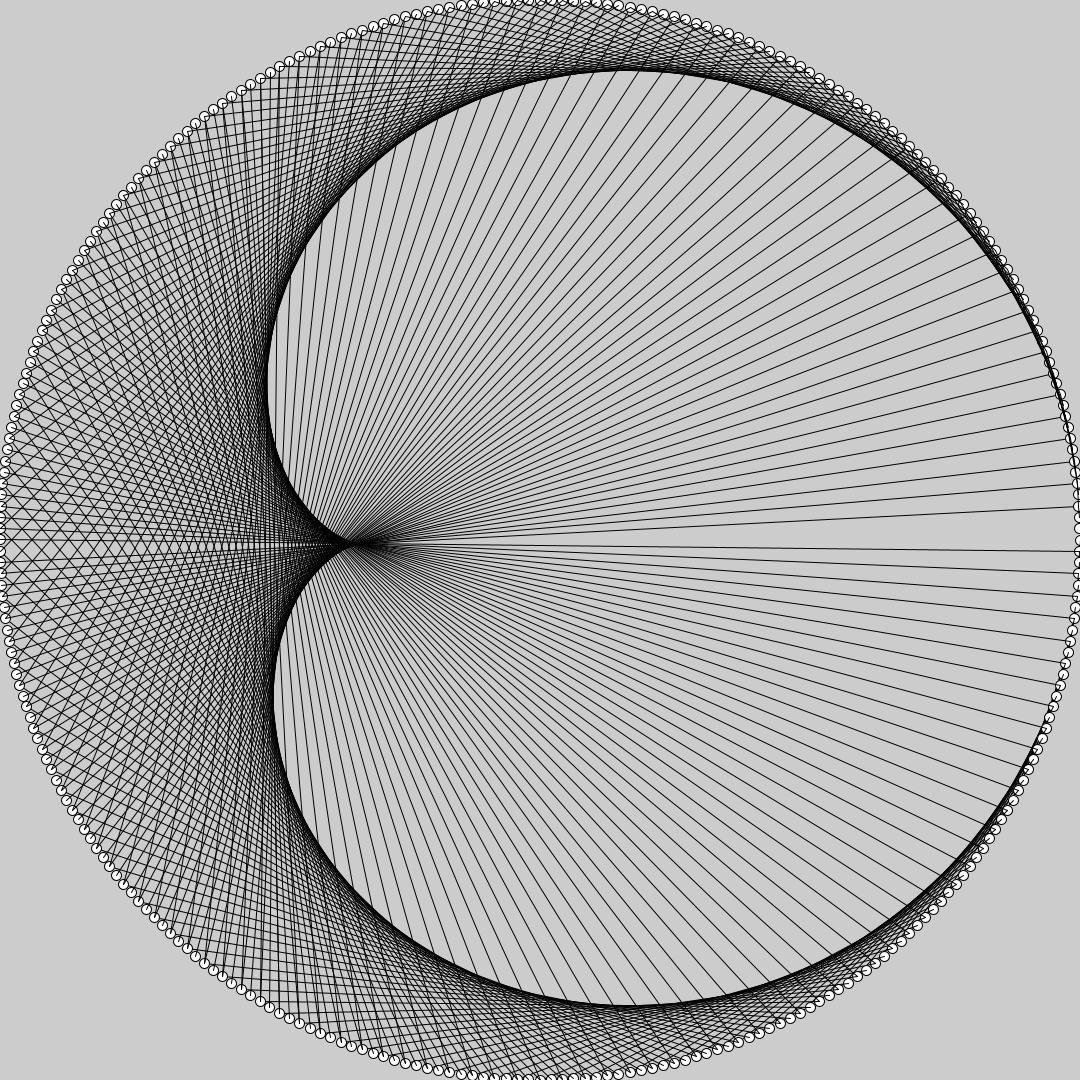
Frame 1 (no input)
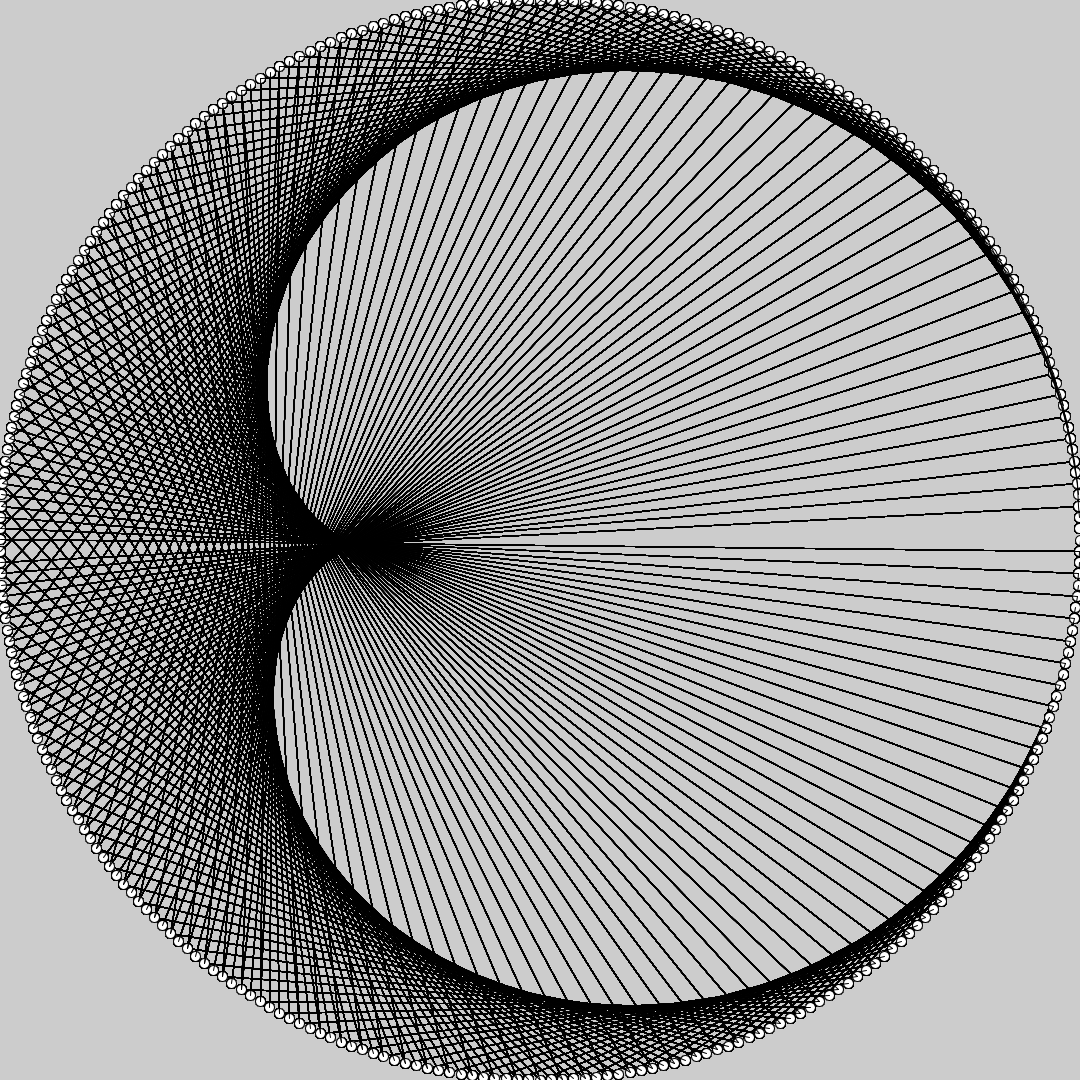
Frame 60 (the mouse pressed at the canvas centre just before this capture)
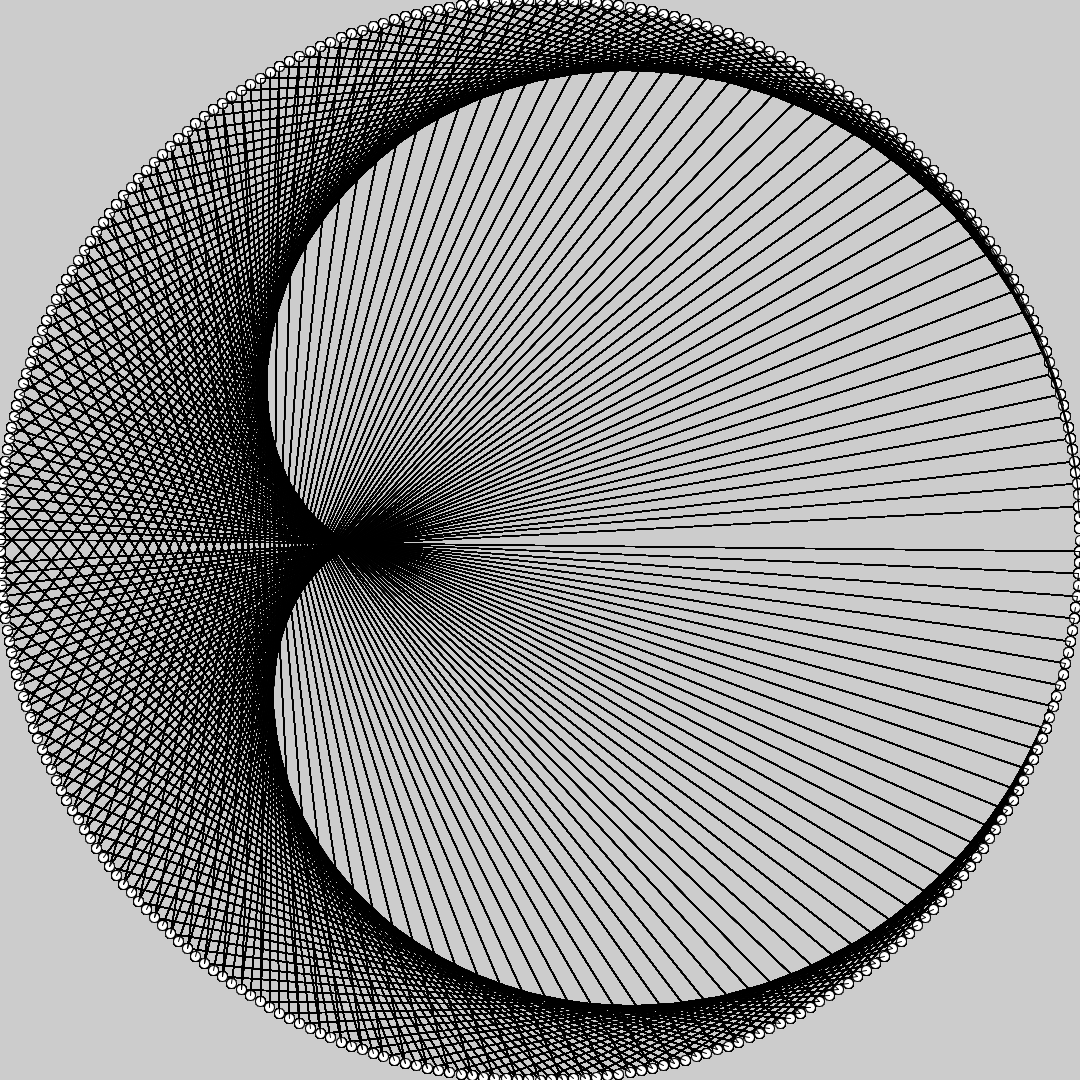
Frame 120 (the mouse held since frame 60 and released just before this capture)

The Processing sketch that drew these frames (run headless with seeded random() and noise(); from frame 60 on, the mouse is pressed at the canvas centre):

// Processing sketch: ModularCircle
// ── ModularCircle.pde
final int times = 2;
final int r = 540;
ArrayList<Nokta> noktalar = new ArrayList<Nokta>();
int n = 300;



void setup() {
  size(1080, 1080);
  
  float theta = 2 * PI / n;
  
  for( int i = 0; i < n; i++) {
   Nokta nok = new Nokta( i + 1, cos(i * theta) * r + width/2, sin(i * theta) * r + height/2);
   noktalar.add(nok);
  }
  
  
}

void draw() {
  
  
  
  for(int i = 0; i < n; i++) {
   Nokta j = noktalar.get(i);
   int hedef = times * (i + 1) % n;
   j.show();
   if ( hedef != 0) {
   j.drawLines(noktalar.get(hedef - 1));
   }
   
   //noktalar.get(i).drawLines(noktalar.get(i+1));
  }
}
// ── nokta.pde
class Nokta {
  float x, y;
  int name;
  Nokta( int name, float x, float y) {
    this.name = name;
    this.x = x;
    this.y = y;
  }
  
  void show() {
    ellipse(x,y,10,10);
  }
  
  void drawLines(Nokta other) {
    line(x,y,other.x,other.y);
  }
  
}
